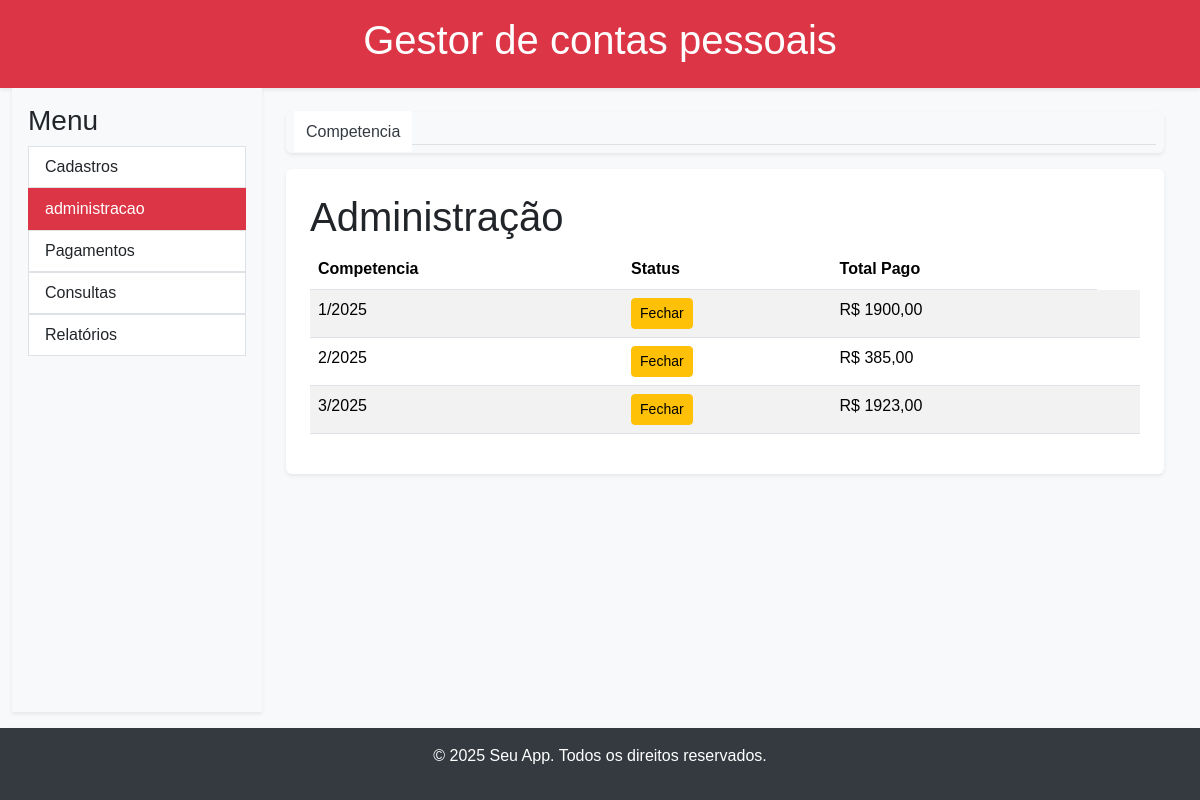
The app's page /administracao/ with its own data.
### app/gestor_contas/models.py (models this page shows, shortened)
class Submenu(models.Model):
    nome = models.CharField(max_length=100)
    url = models.CharField(max_length=100)
    icone = models.CharField(max_length=50)
    pagina = models.CharField(max_length=100)

class Competencia(models.Model):
    MESES_DO_ANO = [
        ('1', 'Janeiro'),
        ('2', 'Fevereiro'),
        ('3', 'Março'),
        ('4', 'Abril'),
        ('5', 'Maio'),
        ('6', 'Junho'),
        ('7', 'Julho'),
        ('8', 'Agosto'),
        ('9', 'Setembro'),
        ('10', 'Outubro'),
        ('11', 'Novembro'),
        ('12', 'Dezembro'),
    ]
    mes = models.CharField(max_length=2, choices=MESES_DO_ANO)
    ano = models.IntegerField()
    ativa = models.BooleanField(default=True)
    total_pago = models.DecimalField(max_digits=12, decimal_places=2, default=0.00)
    observacoes = models.TextField(null=True, blank=True)
    class Meta:
        unique_together = ('mes', 'ano')  # Garante que não haja duplicidade de mês/ano
        ordering = ['ano', 'mes']  # Ordena por ano e depois por mês
    def __str__(self):
        return f'{self.get_mes_display()}/{self.ano}'

### app/gestor_contas/views.py (the view)
# urls.py: path('administracao/', views.administracao, name='administracao'),
def administracao(request):
    competencias = Competencia.objects.all()
    atualiza_valores_competencia()
    context = {
        'submenu': geraSubMenu('administracao'),
        'title': 'Administração',
        'competencias': competencias,
    }
    return render(request, 'gestor_contas/administracao.html' , context)

### app/gestor_contas/utils.py (called while the page is built)
def geraSubMenu(pagina):
    submenu = Submenu.objects.filter(pagina=pagina)
    return submenu

def atualiza_valores_competencia():
    print('atualiza_valores_competencia')
    competencias = Competencia.objects.filter(ativa=True)
    for competencia in competencias:
        print(competencia)
        contas = ContaPaga.objects.filter(competencia=competencia)
        valor_total = sum(conta.valor_pago for conta in contas)
        print(valor_total)
        competencia.total_pago = valor_total
        competencia.save()

### templates/gestor_contas/administracao.html (shortened to what this page needs)
{% extends 'base/base.html' %}
{% block sidebar %}
    {% include 'shared/sidebar.html' %}
{% endblock %}
{% block submenu %}
    {% include 'shared/submenu.html' %}
{% endblock %}
{% block content %}
<div class="bg-white p-4 shadow-sm rounded">
    <h1>{{ title }}</h1>
    {% if competencias %}
    <table class="table table-striped">
        <thead>
            <th>Competencia</th>
            <th>Status</th>
            <th>Total Pago</th>
        </thead>
        {% for competencia in competencias  %}
        <tr>
            <td>{{competencia.mes}}/{{ competencia.ano }}</td>
            <td>
                <form method="post" action="{% url 'gestor_contas:altera_status' competencia.id %}" style="display: inline;">
                    {% if competencia.ativa  %}
                        <button type="submit" class="btn btn-sm btn-warning">Fechar</button>
                    {% else %}
                        <button type="submit" class="btn btn-sm btn-success">Abrir  </button>
                    {% endif %}
                </form>
            </td>
            <td>R$ {{ competencia.total_pago }}</td>
            <td>
            </td>
        </tr>
        {% endfor %}
    </table>
    {% endif %}
</div>
{% endblock %}

### templates/shared/submenu.html
<div class="bg-light p-2 mb-3 shadow-sm rounded">
    {% if submenu %}
    <ul class="nav nav-tabs">
        {% for item in submenu %}
        <li class="nav-item">
            {% url item.url as submenu_url %}
                <a class="submenu {% if request.path == submenu_url %}active{% endif %}"
                aria-current="page" href="{{ submenu_url }}">{{ item.nome }}</a>
        </li>
        {% endfor %}
    </ul>
    {% endif %}
</div>

### static/css/style.css (style rules this page uses)
body { font-family: sans-serif; background-color: #f8f9fa; display: flex; flex-direction: column; min-height: 100vh; }
.submenu { background-color: #ffffff; padding: 0.75rem; margin-bottom: 0.5rem; transition: background-color 0.3s ease; }
.shadow-sm { box-shadow: 0 .125rem .25rem rgba(0,0,0,.075)!important; }
a { text-decoration: none; color: #343a40; }

### records on screen
Submenu: nome "Competencia"
Competencia: mes "1", ano "2025", ativa "Fechar", total_pago "1900,00"
Competencia: mes "2", ano "2025", ativa "Fechar", total_pago "385,00"
Competencia: mes "3", ano "2025", ativa "Fechar", total_pago "1923,00"

### other values on screen
{{ title }} "Administração"
